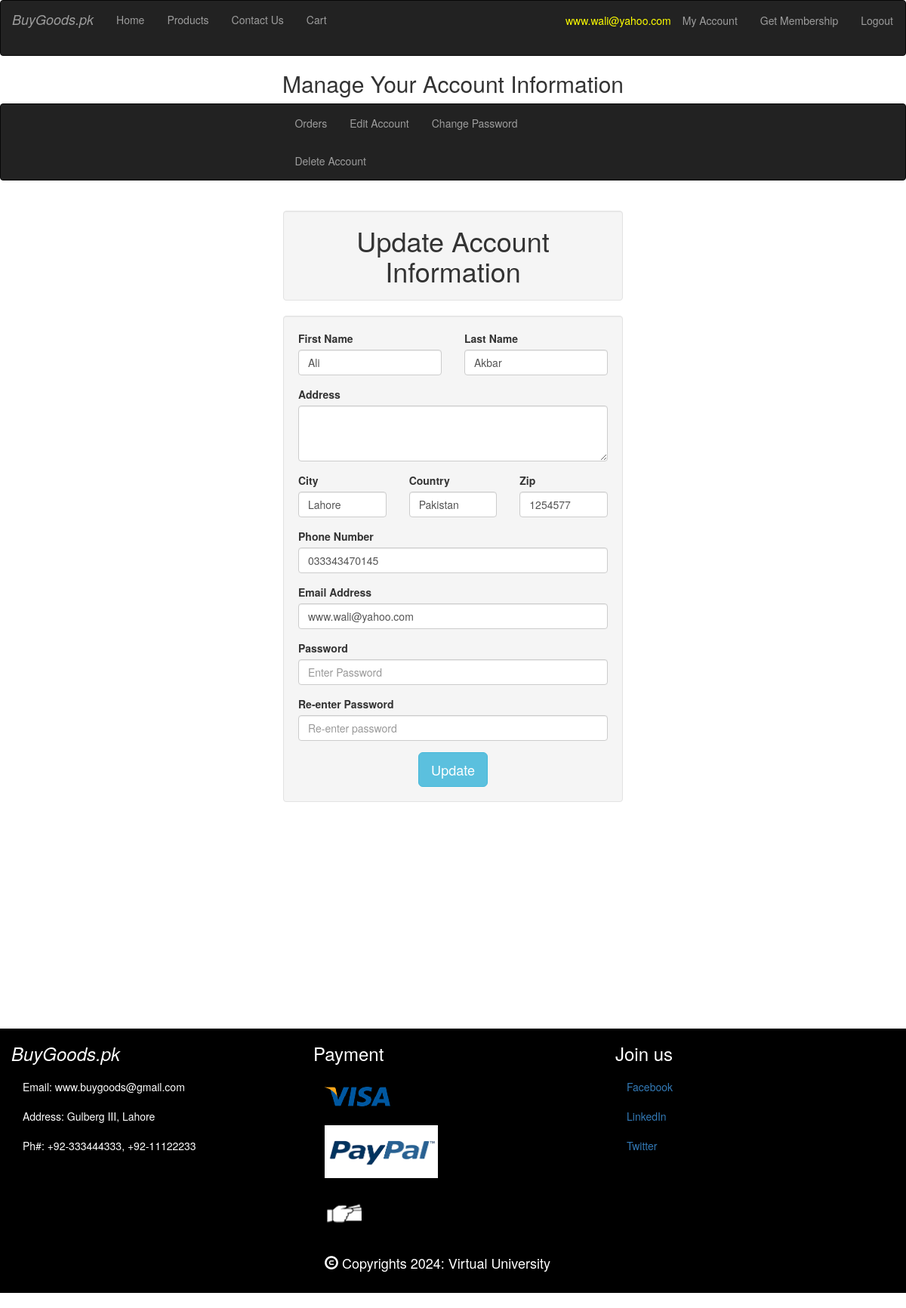
Page /customer/my_account.php?edit_account (signed in) on the committed database.
### tables this page shows
CREATE TABLE `u_reg` (
  `user_id` int(10) NOT NULL,
  `u_fname` varchar(50) NOT NULL,
  `u_lname` varchar(50) NOT NULL,
  `address` varchar(200) NOT NULL,
  `city` varchar(50) NOT NULL,
  `country` text NOT NULL,
  `zip` varchar(50) NOT NULL,
  `phno` varchar(50) NOT NULL,
  `u_email` varchar(100) NOT NULL,
  `password` varchar(100) NOT NULL,
  `Date` datetime(6) NOT NULL,
  `u_ip` int(100) NOT NULL,
  `mem_type` text NOT NULL
);

### customer/edit_account.php (the view, shortened to what this page needs)
<?php
  include("includes/db.php");
if(isset($_GET['edit_account'])){
	 $c = $_SESSION['u_email'];
	$get_c = "select * from u_reg where u_email = '$c'";
	$run_c = mysqli_query($con,$get_c);
	 $row = mysqli_fetch_array($run_c);
	 $fname1 = $row['u_fname'];
	 $lname1 = $row['u_lname'];
	 $add11 = $row['address'];
	$city1= $row['city'];
		 $country1 = $row["country"];
		  $zipcode1 = $row["zip"];
		 $phone1	=	$row["phno"];
		 $email1 = $row["u_email"];
	}
?>
<!doctype html>
<html>
<head>
<link rel="stylesheet" href="css/bootstrap.min.css">
</head>
<body>
<div class="container" id="wid">
    <h1 class="well" align="center" >Update Account Information</h1>
	<div class="col-lg-12 well">
	<div class="row">
				<form action="" method="post"  >
					<div class="col-sm-12">
						<div class="row">
							<div class="col-sm-6 form-group">
								<label>First Name</label>
								<input type="text" name="fname" value="<?php echo $fname1; ?>" class="form-control" required>
							</div>
							<div class="col-sm-6 form-group">
								<label>Last Name</label>
								<input type="text" name="lname" value ="<?php echo $lname1; ?>" class="form-control" required>
							</div>
						</div>
						<div class="form-group">
							<label>Address</label>
							<textarea name="address" value="<?php echo $add11; ?>" rows="3" class="form-control" required></textarea>
						</div>
						<div class="row">
							<div class="col-sm-4 form-group">
								<label>City</label>
								<input type="text" name="city" value="<?php echo $city1; ?>" class="form-control" required>
							</div>
							<div class="col-sm-4 form-group">
								<label>Country</label>
								<input type="text"  name="country" value="<?php echo $country1; ?>" class="form-control" required>
							</div>
							<div class="col-sm-4 form-group">
								<label>Zip</label>
								<input type="text" name="zip" value="<?php echo $zipcode1; ?>" class="form-control" required>
							</div>
						</div>
					<div class="form-group">
						<label>Phone Number</label>
						<input type="text" name="phno"  value="<?php echo $phone1; ?>" class="form-control" required>
					</div>
					<div class="form-group">
						<label>Email Address</label>
						<input type="text" name="email" value="<?php echo $email1; ?>" class="form-control" required>
					</div>
					<div class="form-group">
						<label>Password</label>
						<input name="pass1" type="password" placeholder="Enter Password" class="form-control" required>
					</div>
					<div class="form-group">
						<label>Re-enter Password</label>
						<input type="password" name="pass2" placeholder="Re-enter password" class="form-control" required>
					</div>
					<center><button type="submit" name="update"class="btn btn-lg btn-info">Update</button>	</center>
					</div>
				</form>
				</div>
	</div>
	</div>
</body>
</html>

### customer/my_account.php (style rules this page uses)
#wid { width:50%; }

### customer/edit_account.php (style rules this page uses)
body { padding-bottom: 20px; }
@media (min-width: 768px) { .container { max-width: 730px; } }
#wid { height:20%; width:40%; }

### rows in the picture
u_reg: fname "Ali", lname "Akbar", city "Lahore", country "Pakistan", zip "1254577", phno "033343470145", email "www.wali@yahoo.com"

### other values in the picture
$_SESSION['u_email'] "www.wali@yahoo.com"
